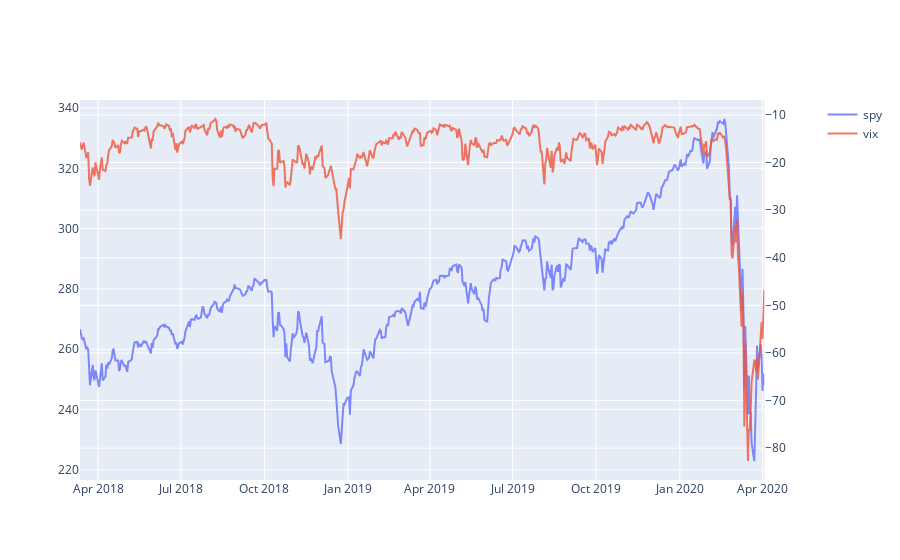

Notebook code cell kept with this figure:
### Code cell
import plotly.graph_objects as go
from plotly.subplots import make_subplots

fig = make_subplots(rows=1, cols=1, specs=[[{"secondary_y": True}]])
fig.add_trace(go.Scatter(x=spy_data.index, y=spy_data['adjclose'], opacity=0.8, name='spy'), secondary_y=False)
fig.add_trace(go.Scatter(x=vix_data.index, y=-vix_data['adjclose'], opacity=0.8, name='vix'), secondary_y=True)

### Figure 1 — Plotly figure (JSON) as saved in the notebook; plotly's stock layout.template omitted (floating-point values rounded to 4 significant figures; data arrays with more than 128 entries replaced by an {"elided": "..."} marker saying what was removed)
{"data": [{"name": "spy", "opacity": 0.8, "type": "scatter", "x": {"elided": "521 str values"}, "xaxis": "x", "y": {"elided": "521 float values"}, "yaxis": "y"}, {"name": "vix", "opacity": 0.8, "type": "scatter", "x": {"elided": "521 str values"}, "xaxis": "x", "y": {"elided": "521 float values"}, "yaxis": "y2"}], "layout": {"xaxis": {"anchor": "y", "domain": [0, 0.94]}, "yaxis": {"anchor": "x", "domain": [0, 1]}, "yaxis2": {"anchor": "x", "overlaying": "y", "side": "right"}}}
